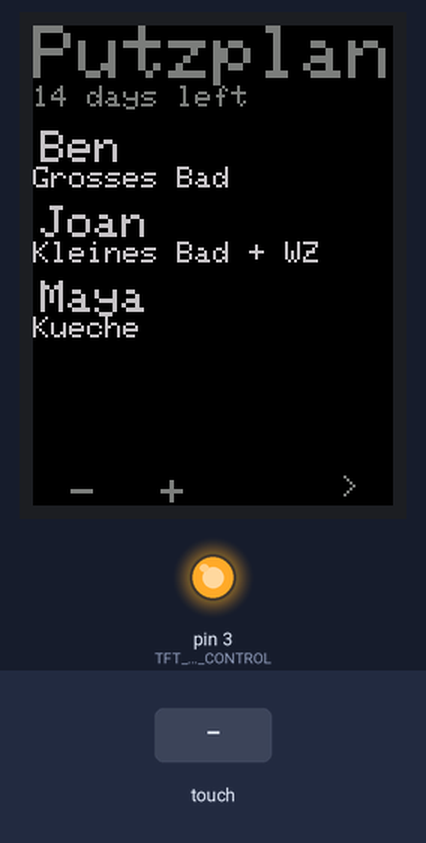
This sketch was run on a simulated Arduino Uno, built with avr-gcc and run on an emulated ATmega328P. Shown: 240×320 colour display, output pins drawn as LEDs (lit = HIGH). The test bench sets the inputs (shaded band).

Above: at 1.5 s.
1.6 s: touch panel pressed at 13 % / 50 % of its raw x / y range
At 2.6 s:
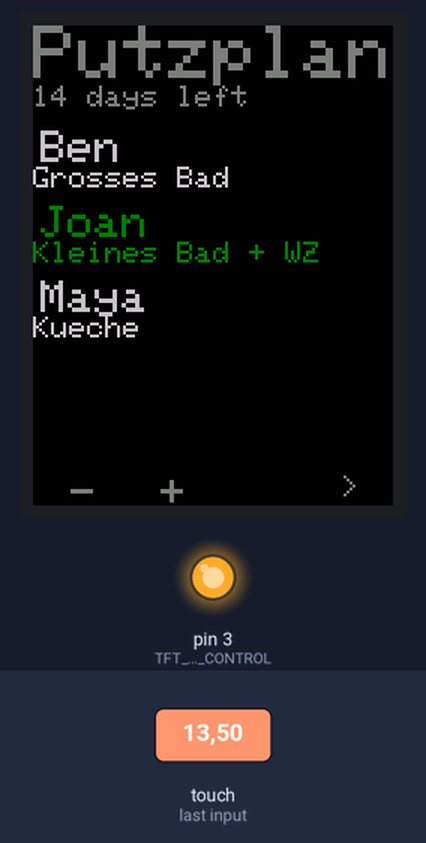
3.1 s: touch panel pressed at 13 % / 70 % of its raw x / y range
At 3.7 s:
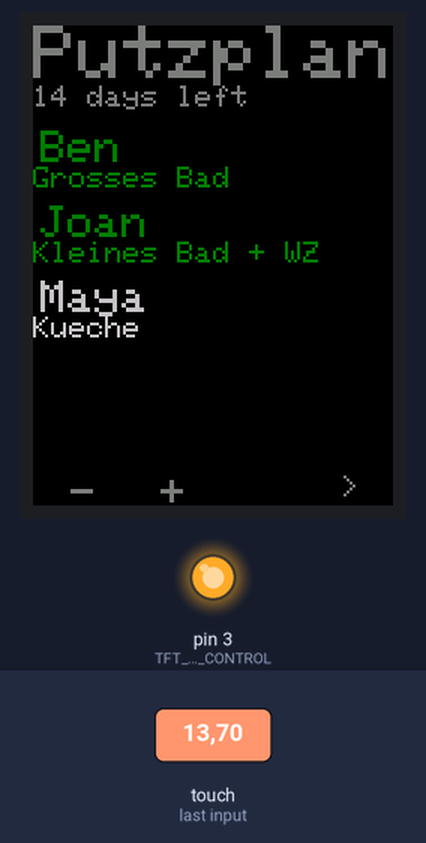
4.6 s: touch panel pressed at 38 % / 50 % of its raw x / y range
At 5.8 s:
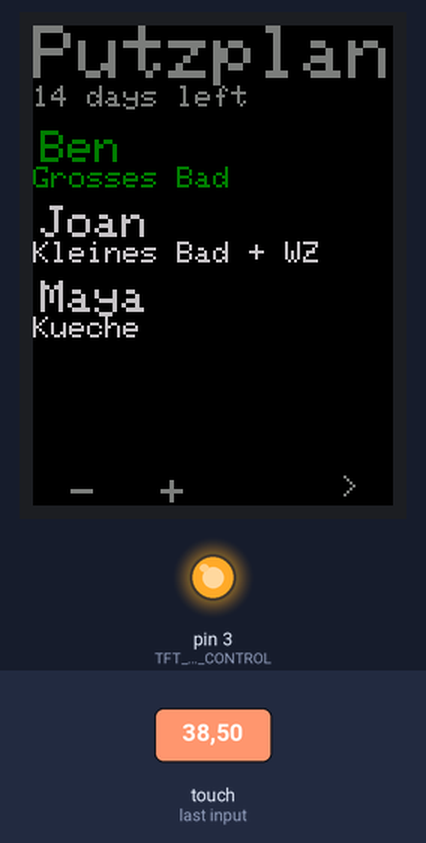
6.1 s: touch panel pressed at 38 % / 70 % of its raw x / y range
At 7.2 s:
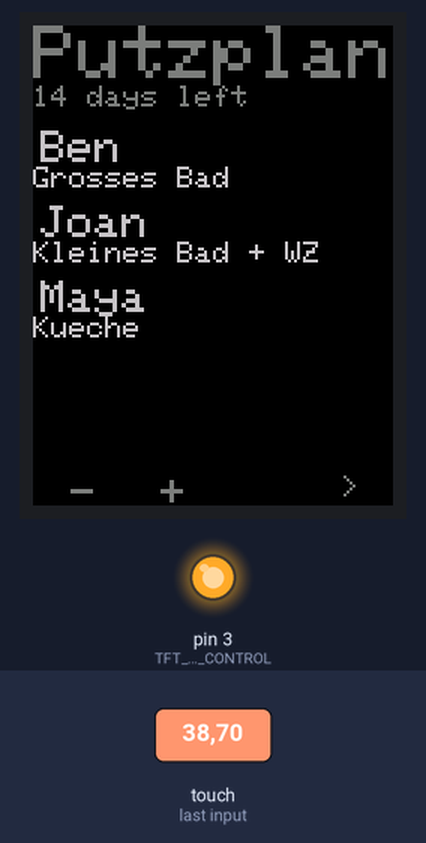
7.6 s: touch panel pressed at 62 % / 50 % of its raw x / y range
At 8.3 s:
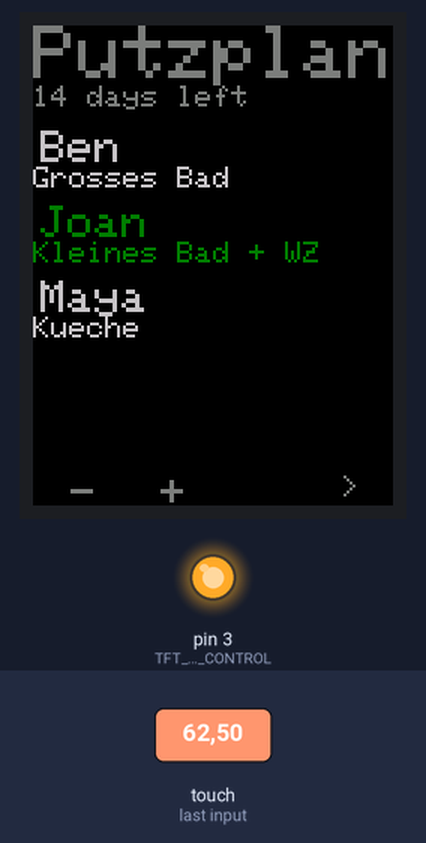
9.1 s: touch panel pressed at 87 % / 50 % of its raw x / y range
At 39.7 s:
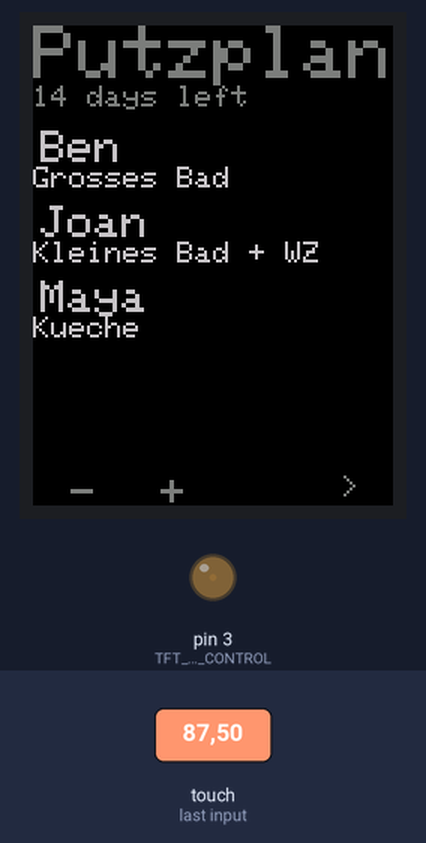
Timing chart, 0 to 40.6 s (numbered marks = the images above; inputs shaded):
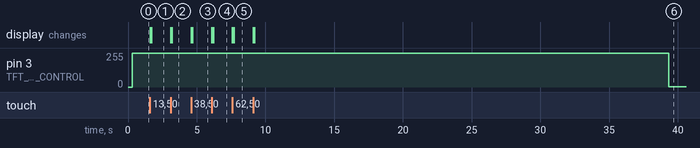

Measured:
- after the input at 1.6 s, the display: first changes at once (image 1 shows a later state)
- after the input at 3.1 s, the display: first changes at once (image 2 shows a later state)
- after the input at 4.6 s, the display: first changes at once (image 3 shows a later state)
- after the input at 6.1 s, the display: first changes at once (image 4 shows a later state)
- after the input at 7.6 s, the display: first changes at once (image 5 shows a later state)
- after the input at 9.1 s, pin 3 (TFT_BRIGHTNESS_CONTROL): 255/255 → 1/255 after 30.3 s instead of 28.8 s; the display: first changes at once (image 6 shows a later state)

The sketch:

putzplanuino.ino
```cpp
#include <Adafruit_GFX.h>    // Core graphics library
#include <SPI.h>
#include <Wire.h>      // this is needed even tho we aren't using it
#include <Adafruit_ILI9341.h>
#include <Adafruit_STMPE610.h>

// This is calibration data for the raw touch data to the screen coordinates
#define TS_MINX 150
#define TS_MINY 130
#define TS_MAXX 3800
#define TS_MAXY 4000

// The STMPE610 uses hardware SPI on the shield, and #8
#define STMPE_CS 8
Adafruit_STMPE610 ts = Adafruit_STMPE610(STMPE_CS);

// The display also uses hardware SPI, plus #9 & #10
#define TFT_CS 10
#define TFT_DC 9
Adafruit_ILI9341 tft = Adafruit_ILI9341(TFT_CS, TFT_DC);


#define TFT_BRIGHTNESS_CONTROL 3
#define MIN_TFT_BRIGHTNESS 10

#define PARTICPANTS_Y_OFFSET 70
#define PARTICIPANTS_HEIGHT 50

int tft_brightness;
unsigned long last_activity_millis = 0;
unsigned long last_day_tick_millis = 0;
int days_left = 14;
bool sleeping = false;

// Configuration
const unsigned long seconds_until_sleep = 30;
const unsigned long day_in_millis = 24ul * 60 * 60 * 1000;

const int rotation_days = 14;
const int participant_count = 3;
const char *participants[] = { "Ben", "Joan", "Maya" };
const char *tasks[] = { "Grosses Bad", "Kleines Bad + WZ", "Kueche" };
bool done[] = { false, false, false };
int rotation_offset = 0;

void set_tft_brightness(int brightness) {
  analogWrite(TFT_BRIGHTNESS_CONTROL, brightness);
  tft_brightness = brightness;
}

void mod_tft_brightness(int delta) {
  if (delta < 0 && tft_brightness + delta < MIN_TFT_BRIGHTNESS) set_tft_brightness(MIN_TFT_BRIGHTNESS);
  else if (delta > 0 && 255 - tft_brightness < delta) set_tft_brightness(255);
  else set_tft_brightness(tft_brightness + delta);
}

bool all_done() {
  for (int i = 0; i<participant_count; i++) {
    if (!done[i]) {
      return false;
    }
  }
  return true;
}

bool overdue() {
  return days_left < 0;
}

void setup() {
  set_tft_brightness(0);
  tft.begin();
  tft.setRotation(2);
  tft.fillScreen(ILI9341_BLACK);
  if (!ts.begin()) {}

  render();
  set_tft_brightness(255);
}

void render() {
  tft.fillScreen(ILI9341_BLACK);
  render_title();
  render_time();
  render_participants();
  render_bottom_bar();
}

void render_title() {
  tft.setTextColor(ILI9341_DARKGREY);
  tft.setTextSize(5);
  tft.setCursor(0, 0);
  tft.print("Putzplan");
}

void render_time() {
  tft.setTextColor(overdue() ? ILI9341_RED : ILI9341_DARKGREY);
  tft.setTextSize(2);
  tft.setCursor(0, 40);
  tft.print(days_left);
  tft.print(" days left");
}

void render_participants() {
  for (int i = 0; i<participant_count; i++) {
    render_participant(i);
  }
}

void render_participant(int index) {
  tft.setTextColor( done[index] ? ILI9341_DARKGREEN : (overdue() ? ILI9341_RED : ILI9341_LIGHTGREY));
  tft.setTextSize(3);

  tft.setCursor(5, index*PARTICIPANTS_HEIGHT + PARTICPANTS_Y_OFFSET);
  tft.println(participants[index]);
  tft.setTextSize(2);
  tft.println(tasks[(index + rotation_offset) % participant_count]);
}

void render_bottom_bar() {

  tft.setTextColor(ILI9341_DARKGREY);
  tft.setTextSize(3);
  tft.setCursor(25, 300);
  tft.print('-');

  tft.setCursor(85, 300);
  tft.print('+');

  tft.setTextSize(2);
  tft.setCursor(205, 300);
  tft.print('>');

  if (all_done()) {
    tft.setTextColor(ILI9341_GREEN);
    tft.setCursor(130, 306);
    tft.setTextSize(1);
    tft.print("rotieren");
  }
}

void rotate() {
  ++rotation_offset %= participant_count;
  days_left = rotation_days;
  for (int i = 0; i<participant_count; i++) {
    done[i] = false;
  }
  render();
  clearTouchBuffer();
}

void sleep() {
  sleeping = true;
  for (int i = tft_brightness; i>0; i--) {
    set_tft_brightness(i);
    delay(1);
  }
  clearTouchBuffer();
}

void wakeup() {
  sleeping = false;
  render();
  set_tft_brightness(255);
  clearTouchBuffer();
}

void clearTouchBuffer() {
  while (!ts.bufferEmpty()) ts.getPoint();
}

void touch_events() {
  static uint8_t brightness = 255;
  while (! ts.bufferEmpty()) {
    last_activity_millis = millis();
    // Retrieve a point
    TS_Point p = ts.getPoint();

    if (sleeping) {
      wakeup();
      return;
    }

    // Scale from ~0->4000 to tft.width using the calibration #'s
    int16_t x = map(p.x, TS_MAXX, TS_MINX, 0, tft.width());
    int16_t y = map(p.y, TS_MAXY, TS_MINY, 0, tft.height());

    if(y > 280) // bottom bar
    {
      if (x < 60) mod_tft_brightness(-20);
      else if (x < 120) mod_tft_brightness(+20);
      else if (x < 180) { if (all_done()) rotate(); }
    }
    else if(y > PARTICPANTS_Y_OFFSET)
    {
      int participantIndex = (y - PARTICPANTS_Y_OFFSET) / PARTICIPANTS_HEIGHT;
      if (participantIndex >= 0 and participantIndex < participant_count) {
        done[participantIndex] = !done[participantIndex];
        render();
        clearTouchBuffer();
      }
    }

    //clearTouchBuffer();
  }
}

void loop() {
  touch_events();
  if (!sleeping && millis() - last_activity_millis > seconds_until_sleep * 1000) {
    sleep();
  }
  if (millis() - last_day_tick_millis > day_in_millis) {
    last_day_tick_millis = millis();
    days_left -= 1;
    render();
    clearTouchBuffer();
  }
}
```
